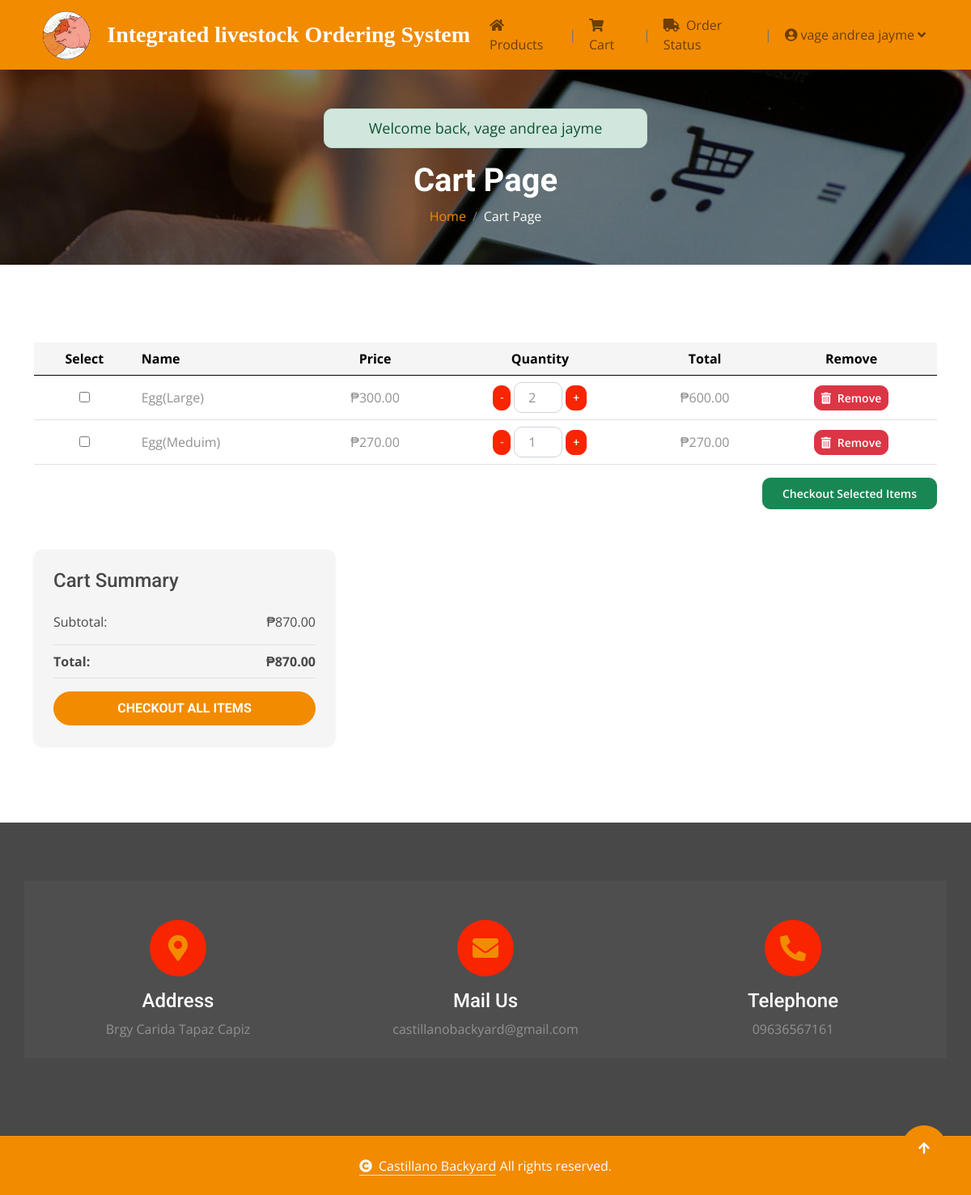
The app's page /poultry/customer/cart.php (signed in) with its own data.
### tables this page shows
CREATE TABLE `user_cart` (
  `id` int(11) NOT NULL,
  `user_id` int(11) NOT NULL,
  `product_id` int(11) NOT NULL,
  `quantity` int(11) NOT NULL,
  `added_at` timestamp NOT NULL DEFAULT current_timestamp()
);

CREATE TABLE `products` (
  `id` int(11) UNSIGNED NOT NULL,
  `name` varchar(255) NOT NULL,
  `price` decimal(10,2) NOT NULL,
  `description` varchar(255) DEFAULT NULL,
  `stock` int(11) NOT NULL,
  `picture` varchar(255) DEFAULT NULL,
  `created_at` timestamp NOT NULL DEFAULT current_timestamp(),
  `added_stock` int(11) NOT NULL DEFAULT 0,
  `reduced_stock` int(11) NOT NULL DEFAULT 0,
  `is_unavailable` tinyint(1) DEFAULT 0
);

### poultry/customer/cart.php (the view, shortened to what this page needs)
<?php
include 'conn.php';
$message = '';
if (isset($_SESSION['message'])) {
    $message = $_SESSION['message'];
}
?>
<!DOCTYPE html>
<html lang="en">
<head>
    <link rel="stylesheet" href="https://use.fontawesome.com/releases/v5.15.4/css/all.css" />
    <link href="https://cdn.jsdelivr.net/npm/bootstrap-icons@1.4.1/font/bootstrap-icons.css" rel="stylesheet">
    <link href="../lib/animate/animate.min.css" rel="stylesheet">
    <link href="../lib/owlcarousel/assets/owl.carousel.min.css" rel="stylesheet">
    <link href="../css/bootstrap.min.css" rel="stylesheet">
    <link href="../css/style.css" rel="stylesheet">
</head>
<body>
    <?php include 'header.php'; ?>
        <div class="container-fluid page-header py-5">
            <?php if (!empty($message)): ?>
                <div id="successMessage"
                    class="alert alert-success alert-dismissible fade show text-center mx-auto"
                    role="alert"
                    style="max-width: 400px; font-size: 18px; padding: 10px 15px;">
                    <?= htmlspecialchars($message) ?>
                </div>
                <?php endif; ?>
            <h1 class="text-center text-white display-6 wow fadeInUp" data-wow-delay="0.1s">Cart Page</h1>
            <ol class="breadcrumb justify-content-center mb-0 wow fadeInUp" data-wow-delay="0.3s">
                <li class="breadcrumb-item"><a href="shop.php">Home</a></li>
                <li class="breadcrumb-item active text-white">Cart Page</li>
            </ol>
        </div>
        <div class="container-fluid py-5">
            <div class="container py-5">
                    <?php
                        $user_id = $_SESSION['user_id'];
                        $cart_items = [];
                        $sql = "SELECT uc.id AS cart_id, uc.quantity, p.*
                                FROM user_cart uc
                                JOIN products p ON uc.product_id = p.id
                                WHERE uc.user_id = ?";
                        $stmt = $conn->prepare($sql);
                        $stmt->bind_param("i", $user_id);
                        $stmt->execute();
                        $result = $stmt->get_result();
                        while ($row = $result->fetch_assoc()) {
                            $cart_items[] = $row;
                        }
                        $subtotal = 0;
                        foreach ($cart_items as $item) {
                            $subtotal += $item['price'] * $item['quantity'];
                        }
                    ?>
                    <?php if (empty($cart_items)): ?>
                        <div class="alert alert-warning text-center my-5" style="font-size: 18px;">
                            Your cart is empty. <a href="shop.php" class="text-primary">Go to Shop</a>
                        </div>
                    <?php else: ?>
                        <table class="table table-hover align-middle text-center mb-0">
                            <thead class="table-light">
                                <tr>
                                    <th>Select</th>
                                    <th class="text-start">Name</th>
                                    <th>Price</th>
                                    <th>Quantity</th>
                                    <th>Total</th>
                                    <th>Remove</th>
                                </tr>
                            </thead>
                            <tbody>
                            <?php foreach ($cart_items as $row): ?>
                                <tr data-price="<?= $row['price'] ?>">
                                    <td>
                                        <input type="checkbox" class="item-checkbox"
                                            data-total="<?= $row['price'] * $row['quantity'] ?>"
                                            name="selected_items[]"
                                            value="<?= $row['cart_id'] ?>">
                                    </td>
                                    <td class="text-start"><?= htmlspecialchars($row['name']) ?></td>
                                    <td>₱<?= number_format($row['price'], 2) ?></td>
                                    <td>
                                        <div class="quantity-form d-flex align-items-center justify-content-center">
                                            <button type="button" name="minus_quan" class="btn btn-sm btn-secondary me-1 quantity-btn"
                                            data-action="minus" data-cart-id="<?= $row['cart_id'] ?>" data-price="<?= $row['price'] ?>">-</button>
                                            <input type="number" name="quantity" value="<?= $row['quantity'] ?>" min="1" class="form-control text-center" style="width: 60px;">
                                            <button type="button" name="add_quan" class="btn btn-sm btn-secondary ms-1 quantity-btn"
                                            data-action="plus" data-cart-id="<?= $row['cart_id'] ?>" data-price="<?= $row['price'] ?>">+</button>
                                        </div>
                                    </td>
                                    <td class="row-total">₱<?= number_format($row['price'] * $row['quantity'], 2) ?></td>
                                    <td>
                                        <form method="POST" action="process.php" style="display:inline;">
                                            <button type="submit" name="remove_from_cart" value="<?= $row['cart_id'] ?>" class="btn btn-danger btn-sm">
                                                <i class="fas fa-trash-alt me-1"></i> Remove
                                            </button>
                                        </form>
                                    </td>
                                </tr>
                            <?php endforeach; ?>
                            </tbody>
                        </table>
                    <?php endif; ?>
                    <div class="text-end mt-3">
                        <button type="button" id="checkoutButton" class="btn btn-success btn-sm px-4 py-2">
                            Checkout Selected Items
                        </button>
                    </div>
            <div class="col-lg-4">
                <div class="bg-light shadow-sm rounded p-4 sticky-top" style="margin-top: 50px;">
                    <h4 class="mb-4 text-dark">Cart Summary</h4>
                    <div class="d-flex justify-content-between mb-3">
                        <span class="text-dark">Subtotal:</span>
                        <span id="cartSubtotal" class="text-dark">₱<?= number_format($subtotal, 2) ?></span>
                    </div>
                    <div class="d-flex justify-content-between border-top border-bottom py-2 mb-3">
                        <strong class="text-dark">Total:</strong>
                        <strong id="cartTotal" class="text-dark">₱<?= number_format($subtotal, 2) ?></strong>
                    </div>
                    <form id="checkoutAllForm">
                        <button type="button" id="checkoutAllButton" class="btn btn-primary w-100 rounded-pill py-2 text-uppercase fw-bold">
                            Checkout All Items
                        </button>
                    </form>
                </div>
            </div>
        </div>
    </div>
    <?php include '../footer.php'; ?>
    <a href="#" class="btn btn-primary btn-lg-square back-to-top"><i class="fa fa-arrow-up"></i></a>
</body>
</html>

### poultry/css/style.css (style rules this page uses)
.back-to-top { position: fixed; right: 30px; bottom: 30px; display: flex; width: 45px; height: 45px; align-items: center; justify-content: center; transition: 0.5s; z-index: 99; }
.btn { font-weight: 600; transition: .5s; }
.btn-lg-square { width: 56px; height: 56px; }
.btn-square, .btn-sm-square, .btn-md-square, .btn-lg-square { padding: 0; display: flex; align-items: center; justify-content: center; font-weight: normal; border-radius: 50%; }
.btn.btn-primary { background: var(--bs-primary) !important; color: var(--bs-white) !important; font-family: 'Roboto', sans-serif; font-weight: 400; transition: 0.5s; }
.btn.btn-secondary { background: var(--bs-secondary) !important; color: var(--bs-white); font-family: 'Roboto', sans-serif; font-weight: 400; border: 1px solid var(--bs-secondary); transition: 0.5s; }
.page-header { position: relative; padding: 100px 0; background: linear-gradient(rgba(0, 0, 0, 0.5), rgba(0, 0, 0, 0.5)), url(../img/carousel-1.jpg); background-position: center top; background-repeat: no-repeat; background-attachment: fixed; }

### records on screen
user_cart: product.name "Egg(Large)", product.price "300.00", quantity "2", $row['price'] * $row['quantity'] "600.00", $row['cart_id'] 111 (drawn)
user_cart: product.name "Egg(Meduim)", product.price "270.00", quantity "1", $row['price']*$row['quantity'] "270.00", $row['cart_id'] 112 (drawn)

### other values on screen
$_SESSION['user_name'] "vage andrea jayme"
$message "Welcome back, vage andrea jayme"
$subtotal "870.00"
